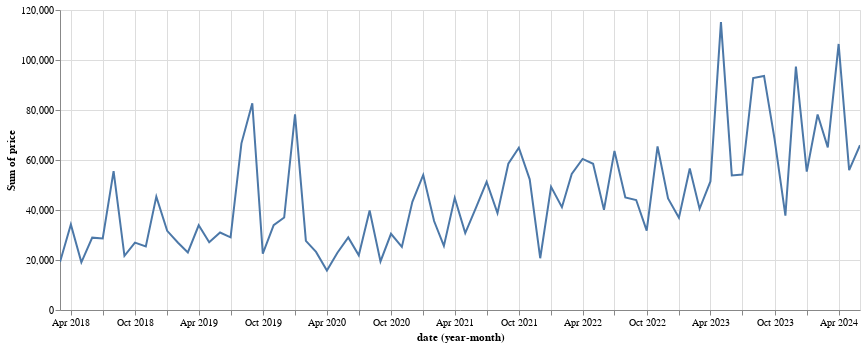

The code cell stored with this chart in its notebook:
### Code cell
exp.monthly_projection().properties(width=800)

### Figure 1 — Vega specification as saved in the notebook (floating-point values rounded to 4 significant figures)
{"$schema": "https://vega.github.io/schema/vega/v5.json", "data": [{"name": "param_2_store"}, {"name": "source_0", "values": [{"sum_price": 19183, "yearmonth_date": "2018-03-01T00:00:00.000"}, {"sum_price": 34192, "yearmonth_date": "2018-04-01T00:00:00.000"}, {"sum_price": 19057, "yearmonth_date": "2018-05-01T00:00:00.000"}, {"sum_price": 28942, "yearmonth_date": "2018-06-01T00:00:00.000"}, {"sum_price": 28622, "yearmonth_date": "2018-07-01T00:00:00.000"}, {"sum_price": 55519, "yearmonth_date": "2018-08-01T00:00:00.000"}, {"sum_price": 21665, "yearmonth_date": "2018-09-01T00:00:00.000"}, {"sum_price": 26939, "yearmonth_date": "2018-10-01T00:00:00.000"}, {"sum_price": 25467, "yearmonth_date": "2018-11-01T00:00:00.000"}, {"sum_price": 45338, "yearmonth_date": "2018-12-01T00:00:00.000"}, {"sum_price": 31667, "yearmonth_date": "2019-01-01T00:00:00.000"}, {"sum_price": 26909, "yearmonth_date": "2019-02-01T00:00:00.000"}, {"sum_price": 23041, "yearmonth_date": "2019-03-01T00:00:00.000"}, {"sum_price": 33874, "yearmonth_date": "2019-04-01T00:00:00.000"}, {"sum_price": 27119, "yearmonth_date": "2019-05-01T00:00:00.000"}, {"sum_price": 30990, "yearmonth_date": "2019-06-01T00:00:00.000"}, {"sum_price": 29068, "yearmonth_date": "2019-07-01T00:00:00.000"}, {"sum_price": 66664, "yearmonth_date": "2019-08-01T00:00:00.000"}, {"sum_price": 82705, "yearmonth_date": "2019-09-01T00:00:00.000"}, {"sum_price": 22566, "yearmonth_date": "2019-10-01T00:00:00.000"}, {"sum_price": 33972, "yearmonth_date": "2019-11-01T00:00:00.000"}, {"sum_price": 36986, "yearmonth_date": "2019-12-01T00:00:00.000"}, {"sum_price": 78282, "yearmonth_date": "2020-01-01T00:00:00.000"}, {"sum_price": 27623, "yearmonth_date": "2020-02-01T00:00:00.000"}, {"sum_price": 23233, "yearmonth_date": "2020-03-01T00:00:00.000"}, {"sum_price": 15774, "yearmonth_date": "2020-04-01T00:00:00.000"}, {"sum_price": 22930, "yearmonth_date": "2020-05-01T00:00:00.000"}, {"sum_price": 29031, "yearmonth_date": "2020-06-01T00:00:00.000"}, {"sum_price": 21877, "yearmonth_date": "2020-07-01T00:00:00.000"}, {"sum_price": 39795, "yearmonth_date": "2020-08-01T00:00:00.000"}, {"sum_price": 19416, "yearmonth_date": "2020-09-01T00:00:00.000"}, {"sum_price": 30476, "yearmonth_date": "2020-10-01T00:00:00.000"}, {"sum_price": 25236, "yearmonth_date": "2020-11-01T00:00:00.000"}, {"sum_price": 43245, "yearmonth_date": "2020-12-01T00:00:00.000"}, {"sum_price": 54028, "yearmonth_date": "2021-01-01T00:00:00.000"}, {"sum_price": 35580, "yearmonth_date": "2021-02-01T00:00:00.000"}, {"sum_price": 25651, "yearmonth_date": "2021-03-01T00:00:00.000"}, {"sum_price": 44842, "yearmonth_date": "2021-04-01T00:00:00.000"}, {"sum_price": 30757, "yearmonth_date": "2021-05-01T00:00:00.000"}, {"sum_price": 41043, "yearmonth_date": "2021-06-01T00:00:00.000"}, {"sum_price": 51235, "yearmonth_date": "2021-07-01T00:00:00.000"}, {"sum_price": 38760, "yearmonth_date": "2021-08-01T00:00:00.000"}, {"sum_price": 58508, "yearmonth_date": "2021-09-01T00:00:00.000"}, {"sum_price": 64912, "yearmonth_date": "2021-10-01T00:00:00.000"}, {"sum_price": 52258, "yearmonth_date": "2021-11-01T00:00:00.000"}, {"sum_price": 20705, "yearmonth_date": "2021-12-01T00:00:00.000"}, {"sum_price": 49293, "yearmonth_date": "2022-01-01T00:00:00.000"}, {"sum_price": 41119, "yearmonth_date": "2022-02-01T00:00:00.000"}, {"sum_price": 54458, "yearmonth_date": "2022-03-01T00:00:00.000"}, {"sum_price": 60447, "yearmonth_date": "2022-04-01T00:00:00.000"}, {"sum_price": 58500, "yearmonth_date": "2022-05-01T00:00:00.000"}, {"sum_price": 40074, "yearmonth_date": "2022-06-01T00:00:00.000"}, {"sum_price": 63631, "yearmonth_date": "2022-07-01T00:00:00.000"}, {"sum_price": 44998, "yearmonth_date": "2022-08-01T00:00:00.000"}, {"sum_price": 44006, "yearmonth_date": "2022-09-01T00:00:00.000"}, {"sum_price": 31754, "yearmonth_date": "2022-10-01T00:00:00.000"}, {"sum_price": 65402, "yearmonth_date": "2022-11-01T00:00:00.000"}, {"sum_price": 44617, "yearmonth_date": "2022-12-01T00:00:00.000"}, {"sum_price": 36922, "yearmonth_date": "2023-01-01T00:00:00.000"}, {"sum_price": 56614, "yearmonth_date": "2023-02-01T00:00:00.000"}, {"sum_price": 40502, "yearmonth_date": "2023-03-01T00:00:00.000"}, {"sum_price": 51432, "yearmonth_date": "2023-04-01T00:00:00.000"}, {"sum_price": 115147, "yearmonth_date": "2023-05-01T00:00:00.000"}, {"sum_price": 53833, "yearmonth_date": "2023-06-01T00:00:00.000"}, {"sum_price": 54182, "yearmonth_date": "2023-07-01T00:00:00.000"}, {"sum_price": 92769, "yearmonth_date": "2023-08-01T00:00:00.000"}, {"sum_price": 93638, "yearmonth_date": "2023-09-01T00:00:00.000"}, {"sum_price": 68449, "yearmonth_date": "2023-10-01T00:00:00.000"}, {"sum_price": 37772, "yearmonth_date": "2023-11-01T00:00:00.000"}, {"sum_price": 97338, "yearmonth_date": "2023-12-01T00:00:00.000"}, {"sum_price": 55360, "yearmonth_date": "2024-01-01T00:00:00.000"}, {"sum_price": 78208, "yearmonth_date": "2024-02-01T00:00:00.000"}, {"sum_price": 65045, "yearmonth_date": "2024-03-01T00:00:00.000"}, {"sum_price": 106415, "yearmonth_date": "2024-04-01T00:00:00.000"}, {"sum_price": 55943, "yearmonth_date": "2024-05-01T00:00:00.000"}, {"sum_price": 65908, "yearmonth_date": "2024-06-01T00:00:00.000"}], "transform": [{"type": "formula", "expr": "toDate(datum['yearmonth_date'])", "as": "yearmonth_date"}]}, {"name": "source_0_y_domain_sum_price", "values": [{"min": 15774, "max": 115147}]}], "signals": [{"name": "unit", "value": {}, "on": [{"events": "pointermove", "update": "isTuple(group()) ? group() : unit"}]}, {"name": "param_2", "update": "vlSelectionResolve(\"param_2_store\", \"union\")"}, {"name": "param_2_yearmonth_date", "on": [{"events": [{"source": "view", "type": "dblclick"}], "update": "null"}, {"events": {"signal": "param_2_translate_delta"}, "update": "panLinear(param_2_translate_anchor.extent_x, -param_2_translate_delta.x / width)"}, {"events": {"signal": "param_2_zoom_delta"}, "update": "zoomLinear(domain(\"x\"), param_2_zoom_anchor.x, param_2_zoom_delta)"}]}, {"name": "param_2_tuple", "on": [{"events": [{"signal": "param_2_yearmonth_date"}], "update": "param_2_yearmonth_date ? {unit: \"\", fields: param_2_tuple_fields, values: [param_2_yearmonth_date]} : null"}]}, {"name": "param_2_tuple_fields", "value": [{"field": "yearmonth_date", "channel": "x", "type": "R"}]}, {"name": "param_2_translate_anchor", "value": {}, "on": [{"events": [{"source": "scope", "type": "pointerdown"}], "update": "{x: x(unit), y: y(unit), extent_x: domain(\"x\")}"}]}, {"name": "param_2_translate_delta", "value": {}, "on": [{"events": [{"source": "window", "between": [{"source": "scope", "type": "pointerdown"}, {"source": "window", "type": "pointerup"}], "type": "pointermove", "consume": true}], "update": "{x: param_2_translate_anchor.x - x(unit), y: param_2_translate_anchor.y - y(unit)}"}]}, {"name": "param_2_zoom_anchor", "on": [{"events": [{"source": "scope", "type": "wheel", "consume": true}], "update": "{x: invert(\"x\", x(unit)), y: invert(\"y\", y(unit))}"}]}, {"name": "param_2_zoom_delta", "on": [{"events": [{"source": "scope", "type": "wheel", "consume": true}], "update": "pow(1.001, event.deltaY * pow(16, event.deltaMode))", "force": true}]}, {"name": "param_2_modify", "on": [{"events": {"signal": "param_2_tuple"}, "update": "modify(\"param_2_store\", param_2_tuple, true)"}]}], "marks": [{"type": "line", "name": "marks", "from": {"data": "source_0"}, "sort": {"field": "datum[\"yearmonth_date\"]"}, "encode": {"update": {"y": {"field": "sum_price", "scale": "y"}, "stroke": {"value": "#4c78a8"}, "x": {"field": "yearmonth_date", "scale": "x"}, "defined": {"signal": "isValid(datum[\"yearmonth_date\"]) && isFinite(+datum[\"yearmonth_date\"]) && isValid(datum[\"sum_price\"]) && isFinite(+datum[\"sum_price\"])"}}}, "interactive": true, "clip": true, "style": ["line"]}], "scales": [{"name": "x", "type": "time", "domain": {"data": "source_0", "field": "yearmonth_date"}, "range": [0, {"signal": "width"}], "domainRaw": {"signal": "param_2[\"yearmonth_date\"]"}}, {"name": "y", "type": "linear", "domain": [{"signal": "(data(\"source_0_y_domain_sum_price\")[0] || {}).min"}, {"signal": "(data(\"source_0_y_domain_sum_price\")[0] || {}).max"}], "range": [{"signal": "height"}, 0], "nice": true, "zero": true}], "axes": [{"scale": "x", "tickCount": {"signal": "ceil(width/40)"}, "aria": false, "maxExtent": 0, "zindex": 0, "orient": "bottom", "ticks": false, "domain": false, "minExtent": 0, "labels": false, "tickMinStep": {"signal": "datetime(2001, 1, 1, 0, 0, 0, 0) - datetime(2001, 0, 1, 0, 0, 0, 0)"}, "grid": true, "gridScale": "y"}, {"scale": "y", "domain": false, "tickCount": {"signal": "ceil(height/40)"}, "aria": false, "ticks": false, "maxExtent": 0, "grid": true, "zindex": 0, "labels": false, "minExtent": 0, "orient": "left", "gridScale": "x"}, {"scale": "x", "tickCount": {"signal": "ceil(width/40)"}, "grid": false, "title": "date (year-month)", "format": {"signal": "timeUnitSpecifier([\"year\",\"month\"], {\"year-month\":\"%b %Y \",\"year-month-date\":\"%b %d, %Y \"})"}, "labelFlush": true, "tickMinStep": {"signal": "datetime(2001, 1, 1, 0, 0, 0, 0) - datetime(2001, 0, 1, 0, 0, 0, 0)"}, "zindex": 0, "orient": "bottom", "labelOverlap": true}, {"scale": "y", "zindex": 0, "orient": "left", "title": "Sum of price", "labelOverlap": true, "tickCount": {"signal": "ceil(height/40)"}, "grid": false}], "width": 800, "style": "cell", "background": "white", "height": 300, "padding": 5}
